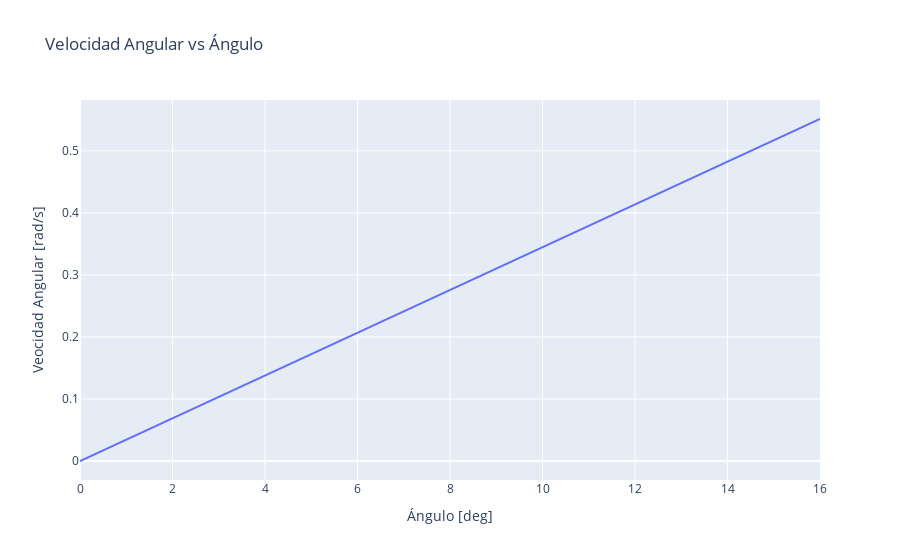

Source (notebook cell):
### Markdown cell above
Finalmente, se realiza la gráfica para la velocidad angular $w$ en función de $\theta$

### Code cell
import numpy as np #importar libreria matematica
import plotly.express as px #herramienta de plot
import plotly.graph_objects as go

m=2000
g=9.81
b=3
I=3013.5

#Análisis
t=np.linspace(0,16,699) #creando lista numérica
w=np.sqrt(7.848*(1-np.cos(np.radians(t))))
#Plot
fig=px.line(x=t,y=w,labels={'x':'Ángulo [deg]','y':'Veocidad Angular [rad/s]'},title="Velocidad Angular vs Ángulo")
fig.show()

### Figure 1 — Plotly figure (JSON) as saved in the notebook; plotly's stock layout.template omitted (floating-point values rounded to 4 significant figures; data arrays with more than 128 entries replaced by an {"elided": "..."} marker saying what was removed)
{"data": [{"hovertemplate": "Ángulo [deg]=%{x}<br>Veocidad Angular [rad/s]=%{y}<extra></extra>", "legendgroup": "", "line": {"color": "#636efa", "dash": "solid"}, "mode": "lines", "name": "", "orientation": "v", "showlegend": false, "type": "scatter", "x": {"elided": "699 float values"}, "xaxis": "x", "y": {"elided": "699 float values"}, "yaxis": "y"}], "layout": {"autosize": true, "legend": {"tracegroupgap": 0}, "title": {"text": "Velocidad Angular vs Ángulo"}, "xaxis": {"anchor": "y", "autorange": true, "domain": [0, 1], "range": [0, 16], "title": {"text": "Ángulo [deg]"}, "type": "linear"}, "yaxis": {"anchor": "x", "autorange": true, "domain": [0, 1], "range": [-0.03063, 0.582], "title": {"text": "Veocidad Angular [rad/s]"}, "type": "linear"}}}
